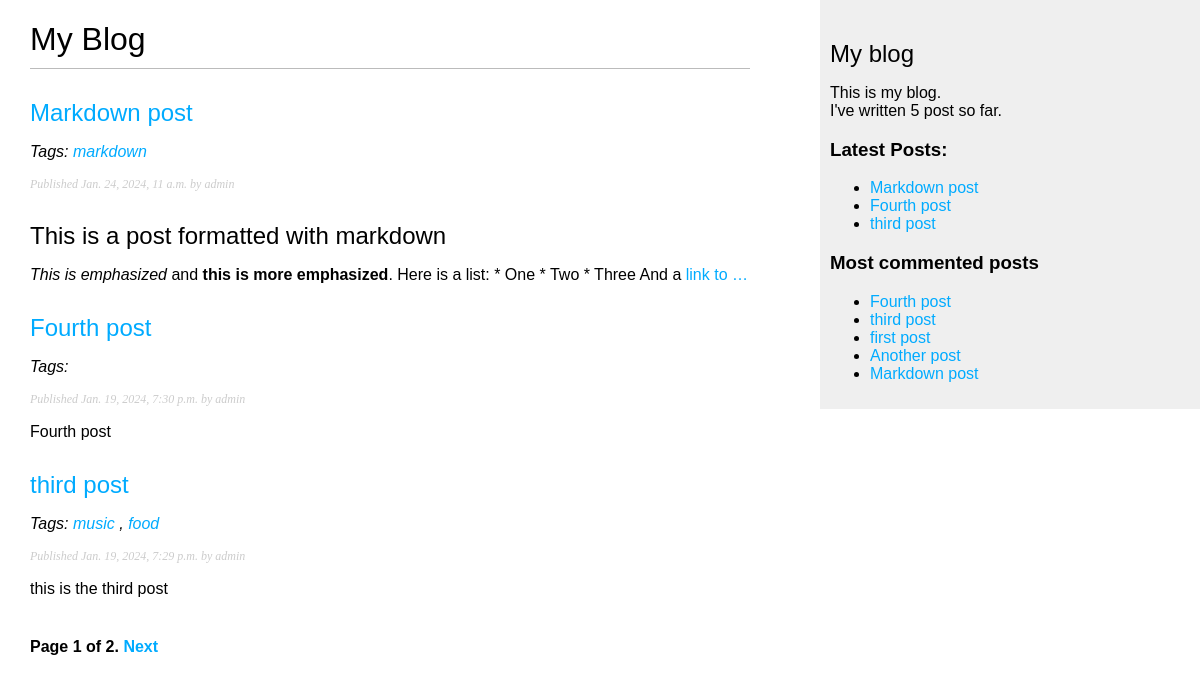
Screenshot of /blog/ with the database file from the repository.
### blogapp/models.py (models this page shows, shortened)
class Post(models.Model):
    title = models.CharField(max_length=250)
    slug = models.SlugField(max_length=250)
    author = models.ForeignKey(User,
                               on_delete=models.CASCADE,
                               related_name='blog_posts')
    body = models.TextField()
    publish = models.DateTimeField(default=timezone.now)
    created = models.DateTimeField(auto_now_add=True)
    updated = models.DateTimeField(auto_now=True)
    objects = models.Manager()
    published = PublishedManager()
    tags = TaggableManager()
    class Status(models.TextChoices):
        DRAFT = 'DF', 'Draft'
        PUBLISHED = 'PB', 'Published'
    status = models.CharField(max_length=2,
                              choices=Status.choices,
                              default=Status.DRAFT)
    class Meta:
        ordering = ['-publish']
        indexes = [
            models.Index(fields=['-publish']),
        ]
    def get_absolute_url(self):
        return reverse('blog:post_detail',
                       args=[self.publish.year,
                             self.publish.month,
                             self.publish.day,
                             self.slug])

### blogapp/views.py (the view)
# urls.py: path('', views.post_list, name='post_list'),
def post_list(request, tag_slug=None):
    post_list = Post.published.all()
    tag = None
    if tag_slug:
        tag = get_object_or_404(Tag, slug=tag_slug)
        post_list = post_list.filter(tags__in=[tag])
    paginator = Paginator(post_list, 3)
    page_number = request.GET.get('page', 1)
    try:
        posts = paginator.page(page_number)
    except EmptyPage:
        posts = paginator.page(paginator.num_pages)
    except PageNotAnInteger:
        posts = paginator.page(1)
    return render(request,
                  'blogapp/post/list.html',
                  {'posts': posts, 'tag':tag})

### blogapp/models.py (called while the page is built)
    def get_queryset(self):
        return super().get_queryset()\
                      .filter(status=Post.Status.PUBLISHED)

### blogapp/templatetags/blogapp_tags.py (called while the page is built)
@register.simple_tag
def total_posts():
    return Post.published.count()

@register.simple_tag
def get_most_commented_posts(count=5):
    return (Post.published.annotate(total_comments=Count('comments'))
            .order_by('-total_comments'))[:count]

@register.inclusion_tag('blogapp/post/latest_posts.html')
def show_latest_posts(count=5):
    latest_posts = Post.published.order_by('-publish')[:count]
    return {'latest_posts': latest_posts}

@register.filter(name='markdown')
def markdown_format(text):
    return mark_safe(markdown.markdown(text))

### blogapp/templates/blogapp/post/list.html (shortened to what this page needs)
{% extends "blogapp/base.html" %}
{% load blogapp_tags %}
{% block content %}
    <h1>My Blog</h1>
    {% for post in posts %}
        <h2>
            <a href="{{ post.get_absolute_url }}">
                {{ post.title }}
            </a>
        </h2>
        <p class="tags">
            <i>Tags:
                {% for tag in post.tags.all %}
                    <a href="{% url "blog:post_list_by_tag" tag.slug %}">
                        {{ tag.name }}
                    </a>
                    {% if not forloop.last %} , {% endif %}
                {% endfor %}
            </i>
        </p>
        <p class="date">
            Published {{ post.publish }} by {{ post.author }}
        </p>
        {{ post.body|markdown|truncatewords_html:30}}
    {% endfor %}
    {% include "blogapp/pagination.html" with page=posts %}
{% endblock %}

### blogapp/templates/blogapp/base.html (shortened to what this page needs)
{% load blogapp_tags %}
{% load static %}
<!DOCTYPE html>
<html lang="en">
<head>
    <link href="{% static "css/blogapp.css" %}" rel="stylesheet">
</head>
<body>
    <div id="content">
        {% block content %}
        {% endblock %}
    </div>
    <div id="sidebar">
        <h2>My blog</h2>
        <p>
            This is my blog. <br>
            I've written {% total_posts %} post so far.
        </p>
        <h3>Latest Posts:</h3>
        {% show_latest_posts 3 %}
        <h3>Most commented posts</h3>
        {% get_most_commented_posts as most_commented_posts %}
        <ul>
            {% for post in most_commented_posts %}
                <li>
                    <a href="{{ post.get_absolute_url }}">{{ post.title }}</a>
                </li>
            {% endfor %}
        </ul>
    </div>
</body>
</html>

### blogapp/templates/blogapp/post/latest_posts.html
<ul>
    {% for post in latest_posts %}
        <li>
            <a href="{{ post.get_absolute_url }}">{{ post.title }}</a>
        </li>
    {% endfor %}
</ul>

### blogapp/static/css/blogapp.css (style rules this page uses)
body { margin:0; padding:0; font-family:helvetica, sans-serif; }
a { color:#00abff; text-decoration:none; }
h1 { font-weight:normal; border-bottom:1px solid #bbb; padding:0 0 10px 0; }
h2 { font-weight:normal; margin:30px 0 0; }
#content { float:left; width:60%; padding:0 0 0 30px; }
#sidebar { float:right; width:30%; padding:10px; background:#efefef; height:100%; }
p.date { color:#ccc; font-family: georgia, serif; font-size: 12px; font-style: italic; }

### rows the page displays
Post: title "Markdown post", publish "Jan. 24, 2024, 11 a.m.", author "admin", body "This is a post formatted with markdown This is emphasized and this is more emphasized . Here is a list: * One * Two * Three And a link to …"
Tag: name "markdown"
Post: title "Fourth post", publish "Jan. 19, 2024, 7:30 p.m.", author "admin", body "Fourth post"
Post: title "third post", publish "Jan. 19, 2024, 7:29 p.m.", author "admin", body "this is the third post"
Tag: name "music"
Tag: name "food"
Post: title "first post"
Post: title "Another post"

### other values shown
{{ page.number }} "1"
{{ page.paginator.num_pages }} "2"
